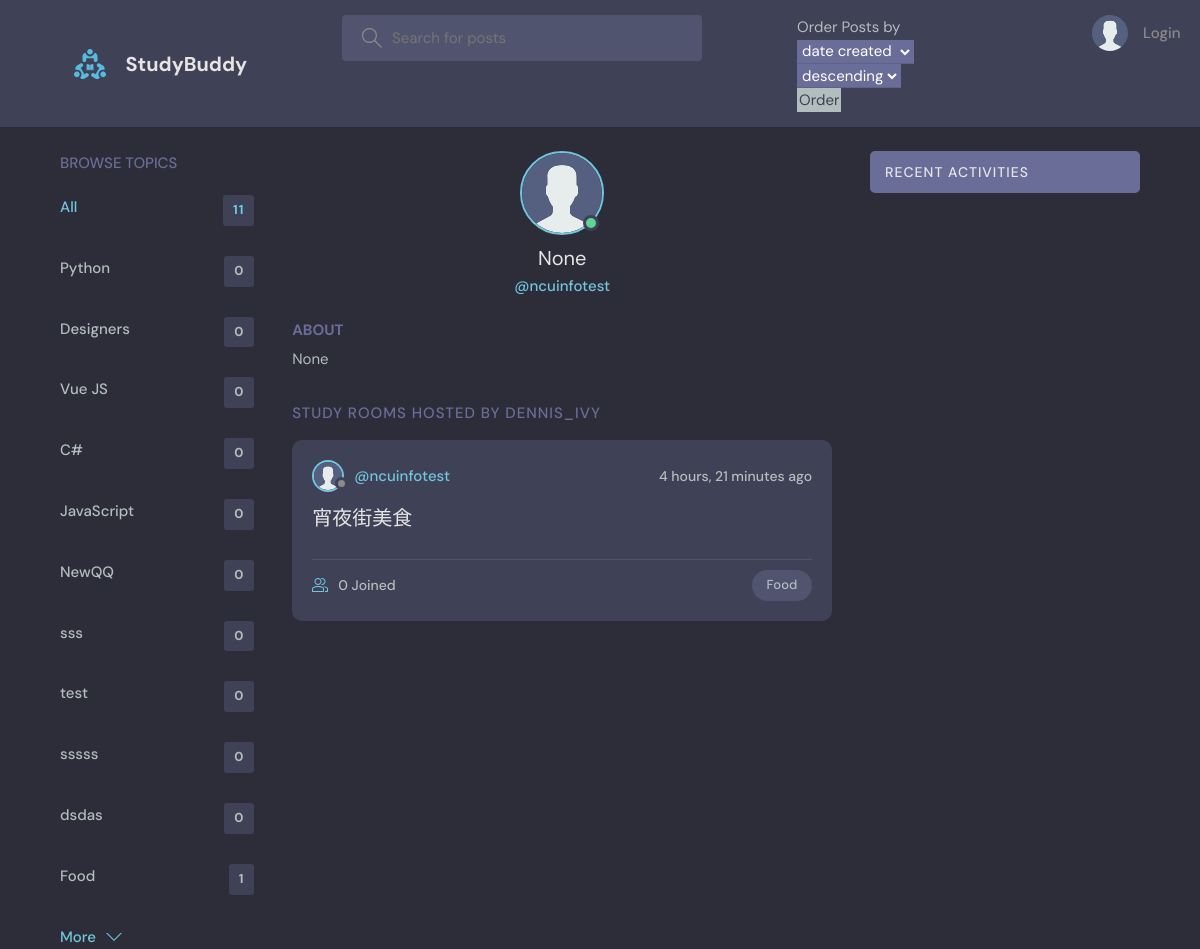
The app's page /profile/8/, older data.
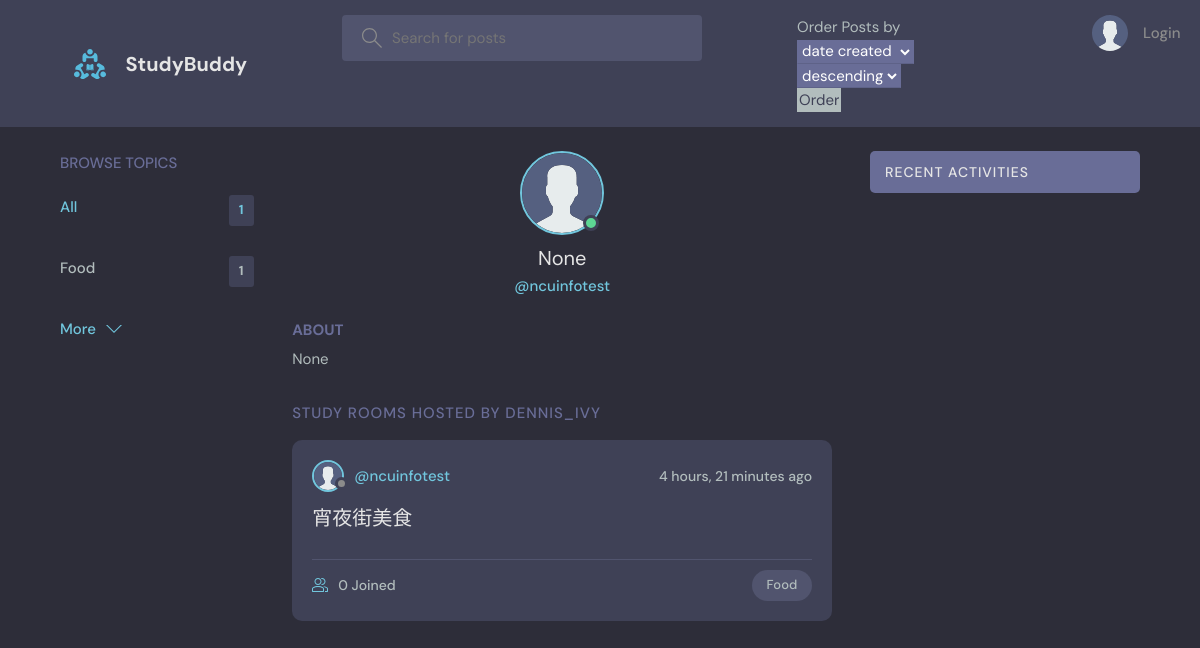
The same page, newer data.
### base/models.py (models this page shows, shortened)
class Topic(models.Model):
    name = models.CharField(max_length=200)

class User(AbstractUser):
    name = models.CharField(max_length=200, null=True)
    real_first_name = models.CharField(max_length=200, null=True)
    real_last_name = models.CharField(max_length=200, null=True)
    email = models.EmailField(unique=True, null=True)
    GENDER_MALE = 0
    GENDER_FEMALE = 1
    GENDER_CHOICES = [(GENDER_MALE, 'Male'), (GENDER_FEMALE, 'Female')]
    gender = models.IntegerField(choices=GENDER_CHOICES, null=True)
    bio = models.TextField(max_length=300, null=True)
    avatar = models.ImageField(null=True, default="avatar.svg")
    CL_Subject = 0
    EL_Subject = 1
    FR_Subject = 2
    IPLA_Subject = 3
    MA_Subject = 4
    PH_Subject = 5
    CM_Subject = 6
    OS_Subject = 7
    JS_Subject = 8
    CI_Subject = 9
    ME_Subject = 10
    CH_Subject = 11
    EI_Subject = 12
    BA_Subject = 13
    MIS_Subject = 14
    FM_Subject = 15
    EC_Subject = 16
    EE_Subject = 17
    CE_Subject = 18
    CO_Subject = 19
    IPEECS_Subject = 20
    AP_Subject = 21
    GP_Subject = 22
    SS_Subject = 23
    GA_Subject = 24
    HK_Subject = 25
    LS_Subject = 26
    BM_Subject = 27
    SUBJECT_CHOICES = [(CL_Subject, '中國文學系'), (EL_Subject, '英美語文學系'),
                       (FR_Subject, '法國語文學系'), (IPLA_Subject, '文學院學士班'),
                       (CM_Subject, '化學系'), (OS_Subject, '光電科學與工程學系'),
                       (JS_Subject, '理學院學士班'), (CI_Subject, '土木工程學系'),
                       (ME_Subject, '機械工程學系'), (CH_Subject, '化學工程與材料工程學系'),
                       (EI_Subject, '工學院學士班'), (BA_Subject, '企業管理學系'),
                       (MIS_Subject, '資訊管理學系'), (FM_Subject, '財務金融學系'),
                       (EC_Subject, '經濟學系'), (EE_Subject, '電機工程學系'),
                       (CE_Subject, '資訊工程學系'), (CO_Subject, '通訊工程學系'),
                       (IPEECS_Subject, '資訊電機學院學士班'), (AP_Subject, '大氣科學學系'),
                       (GP_Subject, '地球科學學系'), (SS_Subject, '太空工程與科學學系'),
                       (GA_Subject, '地科院學士班'), (HK_Subject, '客家語文暨社會科學學系'),
                       (LS_Subject, '生命科學系'), (BM_Subject, '生醫工程與科學學系')]
    Subject = models.IntegerField(choices=SUBJECT_CHOICES, null=True)
    USERNAME_FIELD = 'email'
    REQUIRED_FIELDS = ['username']

class Room(models.Model):
    host = models.ForeignKey(User, on_delete=models.SET_NULL, null=True)
    topic = models.ForeignKey(Topic, on_delete=models.SET_NULL, null=True)
    name = models.CharField(max_length=200)
    description = models.TextField(null=True, blank=True)
    participants = models.ManyToManyField(
        User, related_name='participants', blank=True)
    updated = models.DateTimeField(auto_now=True)
    created = models.DateTimeField(auto_now_add=True)
    likes = models.ManyToManyField(User, related_name='post_like', blank=True)
    message_count = models.IntegerField(default=0, null=True, blank=True)
    like_count = models.IntegerField(default=0, null=True, blank=True)
    class Meta:
        pass

### base/views.py (the view)
# urls.py: path('profile/<str:pk>/', views.userProfile, name="user-profile"),
def userProfile(request, pk):
    user = User.objects.get(id=pk)
    rooms = user.room_set.all()
    room_messages = user.message_set.all()
    topics = Topic.objects.all()
    context = {'user': user, 'rooms': rooms,
               'room_messages': room_messages, 'topics': topics}
    return render(request, 'base/profile.html', context)

### base/templates/base/profile.html (shortened to what this page needs)
{% extends 'main.html' %}
{% block content %}
<main class="profile-page layout layout--3">
  <div class="container">
    {% include 'base/topics_component.html' %}
    <div class="roomList">
      <div class="profile">
        <div class="profile__avatar">
          <div class="avatar avatar--large active">
            <img src="{{user.avatar.url}}" />
          </div>
        </div>
        <div class="profile__info">
          <h3>{{user.name}}</h3>
          <p>@{{user.username}}</p>
        </div>
        <div class="profile__about">
          <h3>About</h3>
          <p>
            {{user.bio}}
          </p>
        </div>
      </div>
      <div class="roomList__header">
        <div>
          <h2>Study Rooms Hosted by dennis_ivy</a>
          </h2>
        </div>
      </div>
      {% include 'base/feed_component.html' %}
    </div>
    {% include 'base/activity_component.html' %}
  </div>
</main>
{% endblock content %}

### templates/main.html (shortened to what this page needs)
<!DOCTYPE html>
{% load static %}
<html lang="en">
<head>
    <link rel="stylesheet" href="{% static 'styles/style.css' %}" />
</head>
<body>
    {% include 'navbar.html' %}
    {% block content %}
    {% endblock %}
</body>
</html>

### templates/navbar.html (shortened to what this page needs)
{% load static %}
<header class="header header--loggedIn">
    <div class="container">
        <a href="{% url 'home' %}" class="header__logo">
            <img src="{% static 'images/logo.svg' %}" />
            <h1>StudyBuddy</h1>
        </a>
        <form class="header__search" method="GET" action="{% url 'home' %}">
            <label>
                <input name="q" placeholder="Search for posts" />
            </label>
        </form>
        <div class="order-container">
            <form class="" method="GET" action="{% url 'home' %}">
                <label for="order_option">
                    Order Posts by <br>
                    <div class="custom-select" style="width:200px;">
                        <select name="order_option" default='created'>
                            <option value="created">date created</option>
                    </div>
                </label>
                <div class="custom-select" style="width:200px;">
                    <select name="order_direction" default="descending">
                        <option value="descending">descending</option>
                </div>
                <input id="order-button" type="submit" value="Order">
            </form>
        </div>
        <nav class="header__menu">
            {% if request.user.is_authenticated %}
            <div class="header__user">
                <a href="{% url 'update-user' %}">
                    <div class="avatar avatar--medium active">
                        <img src="{{request.user.avatar.url}}" />
                    </div>
                    <p>{{request.user.username}} <span>@{{request.user.username}}</span></p>
                </a>
                <button class="dropdown-button">
                    <svg version="1.1" xmlns="http://www.w3.org/2000/svg" width="32" height="32" viewBox="0 0 32 32">
                        <title>chevron-down</title>
                        <path d="M16 21l-13-13h-3l16 16 16-16h-3l-13 13z"></path>
                    </svg>
                </button>
            </div>
            {% else %}
            <a href="{% url 'login' %}">
                <img src="{% static 'images/avatar.svg' %}" />
                <p>Login</p>
            </a>
            {% endif %}
        </nav>
    </div>
</header>

### base/templates/base/topics_component.html
<div class="topics">
    <div class="topics__header">
        <h2>Browse Topics</h2>
    </div>
    <ul class="topics__list">
        <li>
            <a href="{% url 'home' %}" class="active">All <span>{{topics.count}}</span></a>
        </li>
        {% for topic in topics %}
        <li>
            <a href="{% url 'home' %}?q={{topic.name}}">{{topic.name}}<span>{{topic.room_set.all.count}}</span></a>
        </li>
        {% endfor %}
    </ul>
    <a class="btn btn--link" href="{% url 'topics' %}">
        More
        <svg version="1.1" xmlns="http://www.w3.org/2000/svg" width="32" height="32" viewBox="0 0 32 32">
            <title>chevron-down</title>
            <path d="M16 21l-13-13h-3l16 16 16-16h-3l-13 13z"></path>
        </svg>
    </a>
</div>

### base/templates/base/feed_component.html (shortened to what this page needs)
{% for room in rooms %}
<div class="roomListRoom">
    <div class="roomListRoom__header">
        <a href="{% url 'user-profile' room.host.id %}" class="roomListRoom__author">
            <div class="avatar avatar--small">
                <img src="{{room.host.avatar.url}}" />
            </div>
            <span>@{{room.host.username}}</span>
        </a>
        <div class="roomListRoom__actions">
            <span>{{room.created|timesince}} ago</span>
        </div>
    </div>
    <div class="roomListRoom__content">
        <a href="{% url 'room' room.id %}">{{room.name}}</a>
    </div>
    <div class="roomListRoom__meta">
        <a href="{% url 'room' room.id %}" class="roomListRoom__joined">
            {{room.participants.all.count}} Joined
        </a>
        <p class="roomListRoom__topic">{{room.topic.name}}</p>
    </div>
</div>
{% endfor %}

### base/templates/base/activity_component.html (shortened to what this page needs)
<div class="activities">
    <div class="activities__header">
        <h2>Recent Activities</h2>
    </div>
</div>

Row changes from the older to the newer data that the page shows:
removed Topic: name "Python", room_set.all.count "0"
removed Topic: name "Designers", room_set.all.count "0"
removed Topic: name "Vue JS", room_set.all.count "0"
removed Topic: name "C#", room_set.all.count "0"
removed Topic: name "JavaScript", room_set.all.count "0"
removed Topic: name "NewQQ", room_set.all.count "0"
removed Topic: name "sss", room_set.all.count "0"
removed Topic: name "test", room_set.all.count "0"
removed Topic: name "sssss", room_set.all.count "0"
removed Topic: name "dsdas", room_set.all.count "0"
Text that changed along with them:
{{ topics.count }}: "11" → "1"
